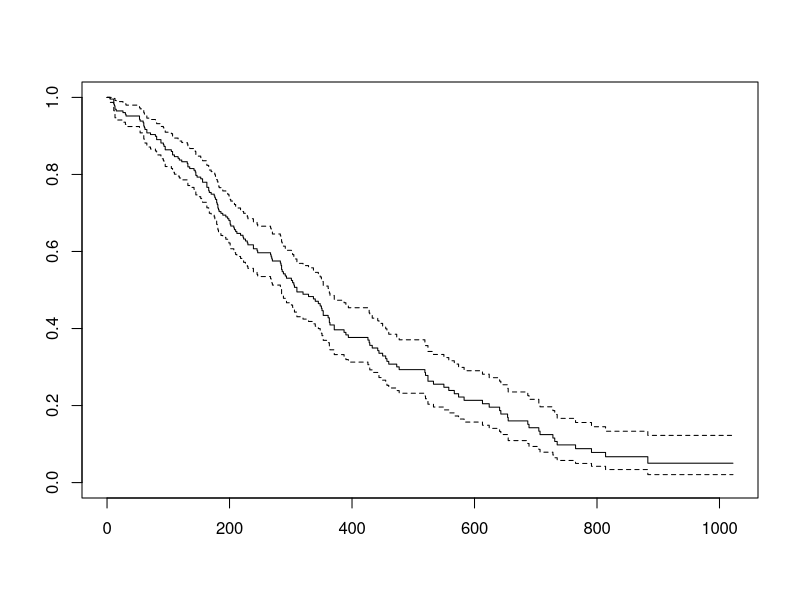
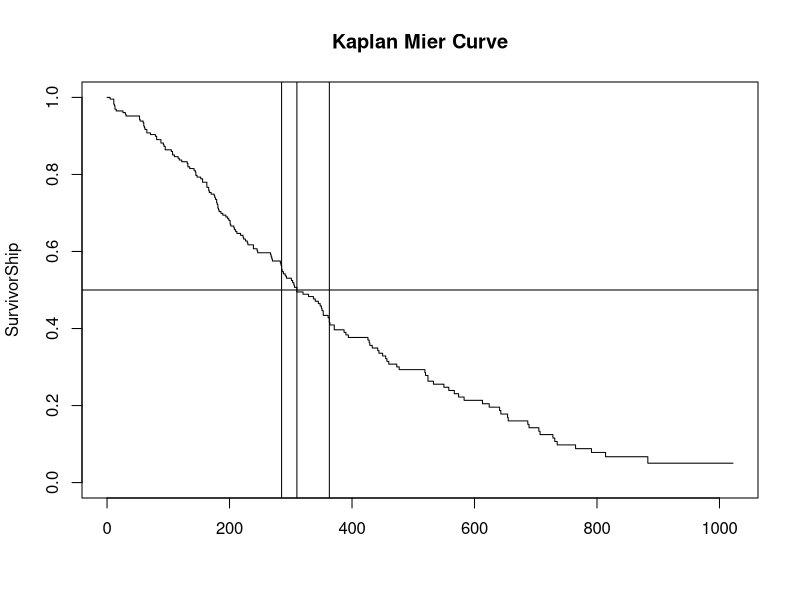
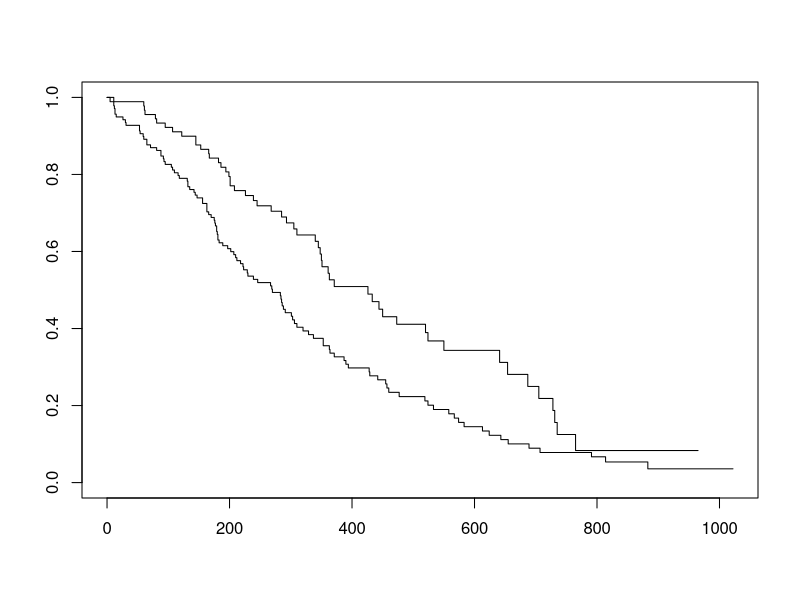
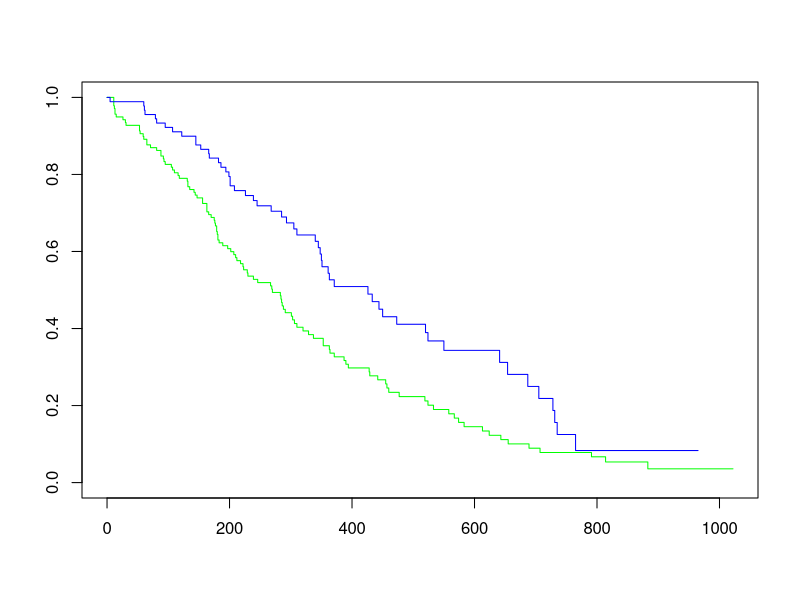

Here is the R script that generated these plots, in order: (Note: this script raises an error after producing the figures.)

# To do survival analysis we have to install a package called survival

install.packages("survival")

library(survival)


my_lung_data <- lung


re_adjusted_status <- function(x){
  if(x==1){rs=0}
  if(x==2){rs=1}
  return(rs)
}


# creating a new column
for(x in 1:length(my_lung_data$status)){
  my_lung_data$re_adjust_status[x] <- re_adjusted_status(my_lung_data$status[x])
}


head(my_lung_data)


my_lung_data

#in survival analysis we find the time and event for data.....
#0 goes for alive and 1 goes for deadth-------------------
my_surv_object <- Surv(time = my_lung_data$time,event = my_lung_data$re_adjust_status)


class(my_surv_object)


# Printing the surv object compeletely
my_surv_object



# Printing the head of the my_surv_object
head(my_surv_object)



# plotting kaplan meier curve with single line only....
# 1 signifies tha single curve will be used for all patients in the dataset
my_curve_fit <- survfit(my_surv_object~1)


# This will give lots of data
my_curve_fit


# median of time
# median of time and above median are not same ....
# above median is something else
median(my_lung_data$time)



# Lets see what above median is 

# median survival time is the time at which survivorship function is 0.5 
plot(my_curve_fit)


# We dont want to plot lower and upper confidence....
plot(my_curve_fit,conf.int = "none", main = "Kaplan Mier Curve", ylab = "SurvivorShip")



# To see the median of the curve at which survivorshipt function will be 0.5
abline(h=0.5)
abline(v=310)

abline(v=285)
abline(v=363)

my_curve_fit_gender <- survfit(my_surv_object~my_lung_data$sex)


my_curve_fit_gender


plot(my_curve_fit_gender)



# For seperately identifying the Kaplan Mier Curve for Gender
plot(my_curve_fit_gender, col = c("green","blue"))



plot(my_curve_fit_gender, col = c("green","blue"),conf.int = "both")




# Tick marks for all the censoring....
plot(my_curve_fit_gender, col = c("green","blue"),mark.time = T)



# lty is used for bringing lines in front of legend....
legend("topright", c("MALE","FEMALE"), col = c("green","blue"),lty = 1)

abline(h=0.5)
abline(v=270, col = "green")
abline(v=426, col="blue")



# Performing Logrank Test to test the statistical difference between the two genders....
survdiff(my_surv_object~my_lung_data$sex)


# p value is very less than .05 hence there is statistical difference 
# Also the chi square value is very much too
# We can see the chi square table of degree of freedom and p value



# inverse of the curve can also be plotted 
plot(my_curve_fit_gender, col = c("green","blue"),mark.time = T, fun = "event")



